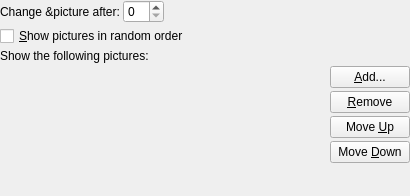
<ui version="4.0" stdsetdef="1" >
  <author></author>
  <comment></comment>
  <exportmacro></exportmacro>
  <class>BGMultiWallpaperBase</class>
  <widget class="QWidget" name="BGMultiWallpaperBase" >
    <property name="geometry" >
      <rect>
        <x>0</x>
        <y>0</y>
        <width>410</width>
        <height>196</height>
      </rect>
    </property>
    <layout class="QGridLayout" >
      <property name="margin" >
        <number>0</number>
      </property>
      <item row="2" column="0" >
        <widget class="QLabel" name="textLabel2" >
          <property name="text" >
            <string>Show the following pictures:</string>
          </property>
          <property name="wordWrap" >
            <bool>false</bool>
          </property>
        </widget>
      </item>
      <item row="1" column="0" >
        <widget class="QCheckBox" name="m_cbRandom" >
          <property name="text" >
            <string>&amp;Show pictures in random order</string>
          </property>
        </widget>
      </item>
      <item row="0" column="0" >
        <layout class="QHBoxLayout" >
          <item>
            <widget class="QLabel" name="textLabel1" >
              <property name="text" >
                <string>Change &amp;picture after:</string>
              </property>
              <property name="buddy" stdset="0" >
                <cstring>m_spinInterval</cstring>
              </property>
              <property name="wordWrap" >
                <bool>false</bool>
              </property>
            </widget>
          </item>
          <item>
            <widget class="QSpinBox" name="m_spinInterval" />
          </item>
          <item>
            <spacer name="spacer4" >
              <property name="sizeHint" >
                <size>
                  <width>20</width>
                  <height>20</height>
                </size>
              </property>
              <property name="sizeType" >
                <enum>QSizePolicy::Expanding</enum>
              </property>
              <property name="orientation" >
                <enum>Horizontal</enum>
              </property>
            </spacer>
          </item>
        </layout>
      </item>
      <item row="3" column="0" >
        <layout class="QGridLayout" >
          <item rowspan="5" row="0" column="0" colspan="1" >
            <widget class="BGMultiWallpaperList" name="m_listImages" >
              <property name="sizePolicy" >
                <sizepolicy>
                  <hsizetype>3</hsizetype>
                  <vsizetype>3</vsizetype>
                  <horstretch>0</horstretch>
                  <verstretch>0</verstretch>
                </sizepolicy>
              </property>
              <property name="minimumSize" >
                <size>
                  <width>300</width>
                  <height>100</height>
                </size>
              </property>
            </widget>
          </item>
          <item row="0" column="1" >
            <widget class="QPushButton" name="m_buttonAdd" >
              <property name="text" >
                <string>&amp;Add...</string>
              </property>
            </widget>
          </item>
          <item row="4" column="1" >
            <spacer name="spacer5" >
              <property name="sizeHint" >
                <size>
                  <width>20</width>
                  <height>20</height>
                </size>
              </property>
              <property name="sizeType" >
                <enum>QSizePolicy::Expanding</enum>
              </property>
              <property name="orientation" >
                <enum>Vertical</enum>
              </property>
            </spacer>
          </item>
          <item row="1" column="1" >
            <widget class="QPushButton" name="m_buttonRemove" >
              <property name="text" >
                <string>&amp;Remove</string>
              </property>
            </widget>
          </item>
          <item row="3" column="1" >
            <widget class="QPushButton" name="m_buttonMoveDown" >
              <property name="text" >
                <string>Move &amp;Down</string>
              </property>
            </widget>
          </item>
          <item row="2" column="1" >
            <widget class="QPushButton" name="m_buttonMoveUp" >
              <property name="text" >
                <string>Move &amp;Up</string>
              </property>
            </widget>
          </item>
        </layout>
      </item>
    </layout>
  </widget>
  <layoutdefault spacing="3" margin="6" />
  <layoutfunction spacing="KDialog::spacingHint" margin="KDialog::marginHint" />
    <customwidgets>
    <customwidget>
      <class>BGMultiWallpaperList</class>
      <extends>QWidget</extends>
      <header location="local" >background/bgwallpaper.h</header>
      <container>0</container>
    </customwidget>
  </customwidgets>
</ui>
